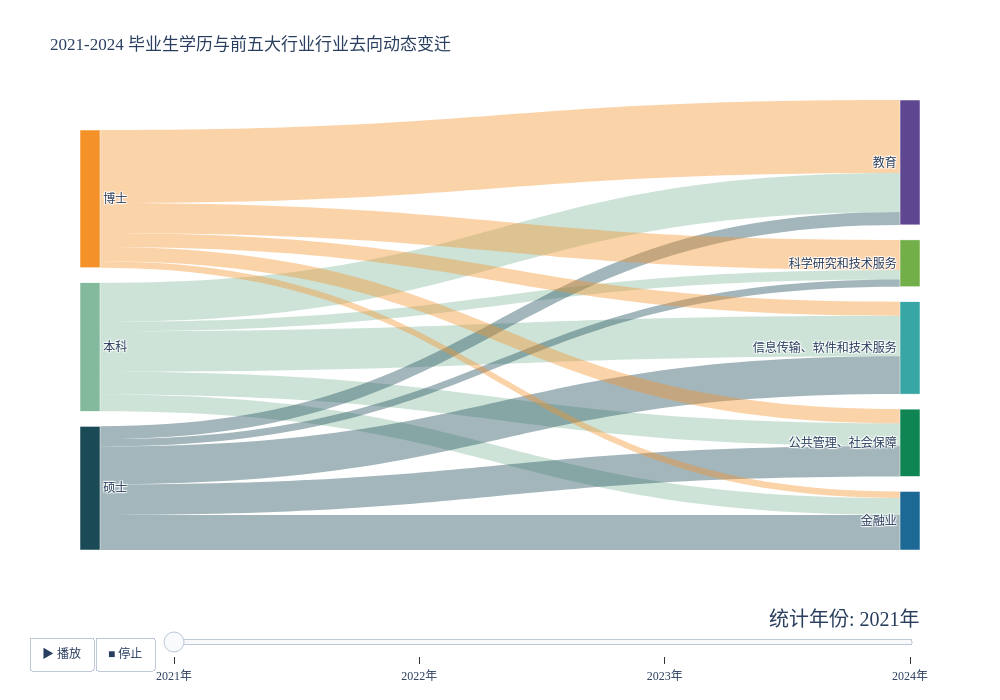

The cell this chart's notebook holds for it:
### Markdown cell above
&emsp;&emsp;以上动态图展示了 2021 年到 2024 年间，北京大学毕业生在五大行业中的学历分布演变。通过观察热力颜色的深浅波动，我们可以直观地看到不同行业对人才要求的差异以及这四年间的细微调整。

&emsp;&emsp;教育行业始终是博士生比例最高的地方。从 2021 年的 47.6% 到 2024 年的 43.5%，博士群体始终占据该行业的近半数份额。这说明北大学子进入教育领域时，绝大多数都进入了高等院校或高水平研究机构，学历门槛非常高而且表现得十分稳定。与此同时，科学研究和技术服务业也呈现出类似的特征，其博士占比在 2024 年回升到了 20.1%，再次证明了科研岗位对顶尖学术训练的刚性需求。

&emsp;&emsp;在金融以及信息技术这两个领域，硕士群体展现出了中流砥柱的作用。金融业的硕士吸纳占比从 22.9% 稳步攀升到了 28.8%，成为该行业颜色最深、最核心的组成部分。而信息传输与软件服务业在经历了几年的波动后，虽然本科生占比仍保持在 22.4% 的水平，但硕士的占比也紧随其后。这种变化预示着在互联网和高端金融领域，硕士学历正在成为更有竞争力的通行证。

&emsp;&emsp;公共管理与社会保障领域的分布则显得最为平稳，硕士占比连年保持在 17% 到 19% 之间，显示出公职体系在人才吸纳上的计划性和结构性特征。综合来看，这四年间的博士生就业主要分布在教育和科研领域，硕士生在金融和公职领域发挥着越来越大的作用，而本科生则在信息技术等实务领域寻求发展。随着北大学子升学率逐年走高，这种按学历水平划分职业坐标的趋势正变得越来越明显。

### Code cell
top_industries = df_ind.nlargest(5, '24总')['行业名称'].tolist()
df_top = df_ind[df_ind['行业名称'].isin(top_industries)].reset_index(drop=True)

# 3. 建立節點標籤與顏色
# 左側節點: 本科(0), 硕士(1), 博士(2) | 右側節點: 各行業 (3, 4, 5, 6, 7)
degrees = ["本科", "硕士", "博士"]
industry_labels = df_top['行业名称'].tolist()
label = degrees + industry_labels

df_plot = df_ind.copy()
all_industries = df_plot['行业名称'].unique()
colors_palette = px.colors.qualitative.Prism 
color_map = {ind: colors_palette[i % len(colors_palette)] for i, ind in enumerate(all_industries)}

color_nodes = ['#83ba9e', '#194a55', '#f59129'] + [color_map[ind] for ind in industry_labels]

# 4. 定義數據提取函數 (自動化核心)
def get_sankey_data(year):
    sources = []
    targets = []
    values = []
    
    # 遍歷學歷與行業的組合
    for i, deg in enumerate(['本', '硕', '博']):
        col_name = f"{year}{deg}"
        for j, ind in enumerate(industry_labels):
            val = df_top.loc[j, col_name]
            # 轉換數據類型，處理 '--' 或異常值
            val = pd.to_numeric(val, errors='coerce') if val != '--' else 0
            
            sources.append(i)         # 0, 1, 2 (學歷)
            targets.append(j + 3)    # 3, 4, 5, 6, 7 (行業)
            values.append(val if not np.isnan(val) else 0)
            
    link_colors = ['rgba(131, 186, 158, 0.4)' if s==0 else 
                   'rgba(25, 74, 85, 0.4)' if s==1 else 
                   'rgba(245, 145, 41, 0.4)' for s in sources]
    
    return sources, targets, values, link_colors

# 5. 創建桑基圖對象的構造函數
def make_sankey_frame(year):
    s, t, v, c = get_sankey_data(year)
    return go.Sankey(
        node=dict(
            pad=15, 
            thickness=20, 
            line=dict(color="white", width=0.5), 
            label=label, 
            color=color_nodes
        ),
        link=dict(
            source=s, 
            target=t, 
            value=v, 
            color=c
        )
    )

# 6. 初始化圖表 (2021年)
fig = go.Figure(data=[make_sankey_frame('21')])

# 7. 自動化生成動畫幀 (2021-2024)
years = ['21', '22', '23', '24']
fig.frames = [go.Frame(data=[make_sankey_frame(yr)], name=f"20{yr}年") for yr in years]

# 8. 配置佈局與播放軸 (標題改為簡體中文)
fig.update_layout(
    title_text="2021-2024 毕业生学历与前五大行业行业去向动态变迁",
    font=dict(family="Arial Unicode MS", size=12),
    width=1000, 
    height=700,
    updatemenus=[{
        "buttons": [
            {"args": [None, {"frame": {"duration": 1000, "redraw": True}, "fromcurrent": True}],
             "label": "▶ 播放", "method": "animate"},
            {"args": [[None], {"frame": {"duration": 0, "redraw": True}, "mode": "immediate"}],
             "label": "■ 停止", "method": "animate"}
        ],
        "direction": "left", "pad": {"r": 10, "t": 87}, "showactive": False, "type": "buttons", "x": 0.1, "xanchor": "right", "y": 0, "yanchor": "top"
    }],
    sliders=[{
        "active": 0, 
        "yanchor": "top", 
        "xanchor": "left",
        "currentvalue": {"font": {"size": 20}, "prefix": "统计年份: ", "visible": True, "xanchor": "right"},
        "transition": {"duration": 500, "easing": "cubic-in-out"},
        "pad": {"b": 10, "t": 50}, "len": 0.9, "x": 0.1, "y": 0,
        "steps": [
            {"args": [[f"20{yr}年"], {"frame": {"duration": 500, "redraw": True}, "mode": "immediate"}], 
             "label": f"20{yr}年", "method": "animate"} for yr in years
        ]
    }]
)

# 9. 顯示圖表
fig.show()

### Figure 1 — Plotly figure (JSON) as saved in the notebook; plotly's stock layout.template omitted (floating-point values rounded to 4 significant figures)
{"data": [{"link": {"color": ["rgba(131, 186, 158, 0.4)", "rgba(131, 186, 158, 0.4)", "rgba(131, 186, 158, 0.4)", "rgba(131, 186, 158, 0.4)", "rgba(131, 186, 158, 0.4)", "rgba(25, 74, 85, 0.4)", "rgba(25, 74, 85, 0.4)", "rgba(25, 74, 85, 0.4)", "rgba(25, 74, 85, 0.4)", "rgba(25, 74, 85, 0.4)", "rgba(245, 145, 41, 0.4)", "rgba(245, 145, 41, 0.4)", "rgba(245, 145, 41, 0.4)", "rgba(245, 145, 41, 0.4)", "rgba(245, 145, 41, 0.4)"], "source": [0, 0, 0, 0, 0, 1, 1, 1, 1, 1, 2, 2, 2, 2, 2], "target": [3, 4, 5, 6, 7, 3, 4, 5, 6, 7, 3, 4, 5, 6, 7], "value": [25.56, 11.02, 26.36, 14.86, 6.07, 8.35, 22.88, 24.76, 19.87, 4.82, 47.56, 4.3, 9.12, 9.19, 19.69]}, "node": {"color": ["#83ba9e", "#194a55", "#f59129", "rgb(95, 70, 144)", "rgb(29, 105, 150)", "rgb(56, 166, 165)", "rgb(15, 133, 84)", "rgb(115, 175, 72)"], "label": ["本科", "硕士", "博士", "教育", "金融业", "信息传输、软件和技术服务", "公共管理、社会保障", "科学研究和技术服务"], "line": {"color": "white", "width": 0.5}, "pad": 15, "thickness": 20}, "type": "sankey"}], "layout": {"font": {"family": "Arial Unicode MS", "size": 12}, "height": 700, "sliders": [{"active": 0, "currentvalue": {"font": {"size": 20}, "prefix": "统计年份: ", "visible": true, "xanchor": "right"}, "len": 0.9, "pad": {"b": 10, "t": 50}, "steps": [{"args": [["2021年"], {"frame": {"duration": 500, "redraw": true}, "mode": "immediate"}], "label": "2021年", "method": "animate"}, {"args": [["2022年"], {"frame": {"duration": 500, "redraw": true}, "mode": "immediate"}], "label": "2022年", "method": "animate"}, {"args": [["2023年"], {"frame": {"duration": 500, "redraw": true}, "mode": "immediate"}], "label": "2023年", "method": "animate"}, {"args": [["2024年"], {"frame": {"duration": 500, "redraw": true}, "mode": "immediate"}], "label": "2024年", "method": "animate"}], "transition": {"duration": 500, "easing": "cubic-in-out"}, "x": 0.1, "xanchor": "left", "y": 0, "yanchor": "top"}], "title": {"text": "2021-2024 毕业生学历与前五大行业行业去向动态变迁"}, "updatemenus": [{"buttons": [{"args": [null, {"frame": {"duration": 1000, "redraw": true}, "fromcurrent": true}], "label": "▶ 播放", "method": "animate"}, {"args": [[null], {"frame": {"duration": 0, "redraw": true}, "mode": "immediate"}], "label": "■ 停止", "method": "animate"}], "direction": "left", "pad": {"r": 10, "t": 87}, "showactive": false, "type": "buttons", "x": 0.1, "xanchor": "right", "y": 0, "yanchor": "top"}], "width": 1000}}
